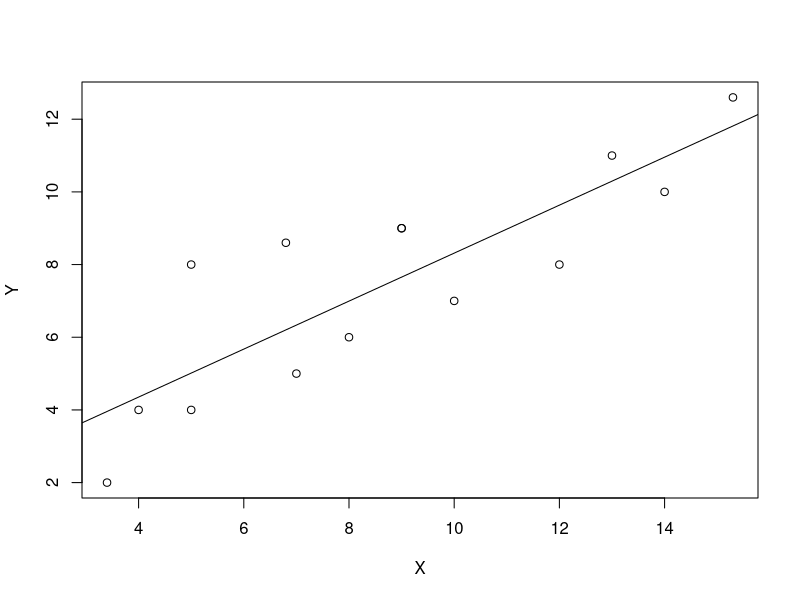
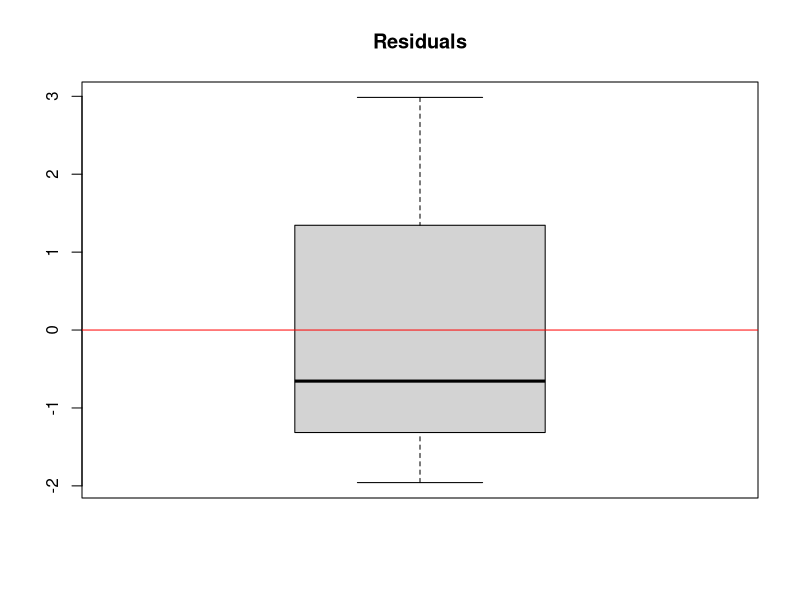

Recreate these plots in R, in order.
X <- c(9, 8, 12, 9, 10, 14, 5, 4, 13, 7, 5, 3.4, 15.3, 6.8)
Y <- c(9, 6, 8, 9, 7, 10, 8, 4, 11, 5, 4, 2, 12.6, 8.6)
LM <- lm(Y ~ X)
plot(X, Y)
abline(LM)
print(summary(LM))

# when looking at the residuals, do not care too much about the min and max values, but rather focus on the middle quartiles

# If we want to plot the residuals, we can use the following code:

residuals <- LM$residuals
boxplot(residuals, main = "Residuals")
abline(0, 0, col = "red")

# How to interpret the output of the summary function:

# The residuals are the differences between the observed values and the predicted values, the smaller the residuals the better the model, by definition they should be normally distributed around 0 and have a constant variance. The residuals should be homoscedastic, meaning that the variance of the residuals should be constant across all levels of the independent variable.

# The smaller the standard error the more reliable is the model in terms of inferential stat, 1.13 for the intercept and 0.12 for the slope is not bad

# The t-value is the ratio of the estimate Std and the standard error (est_Std/Std), the higher the t-value the more significant is the coefficient.

# The p-value is the probability of observing a t-value as extreme as the one observed, given that the null hypothesis is true. The smaller the p-value the more significant is the coefficient. In this case the p-values inform us that we don't have enough evidence to reject the null hypothesis that the intercept is equal to 0.

# However we have enough evidence to reject the null hypothesis that the slope is equal to 0. Because the p-value is smaller than 0.05 -> 0.00013

# We can have different scenarios, in one case we can have a significant slope and a non-significant intercept, in another case we can have a significant intercept and a non-significant slope, in another case we can have both significant, in another case we can have both non-significant.

# The R-squared index is very relevant because tells us and overall info about how good is our model in predicting the dependent variable, in this case the R-squared is 0.77, which means that 77% of the variance in the dependent variable is explained by the independent variable. The closer the R-squared is to 1 the better is the model. The closer the R-squared is to 0 the worse is the model.

# The degrees of freedom are the number of observations minus the number of parameters estimated by the model, in this case 12 - 2 = 10.
